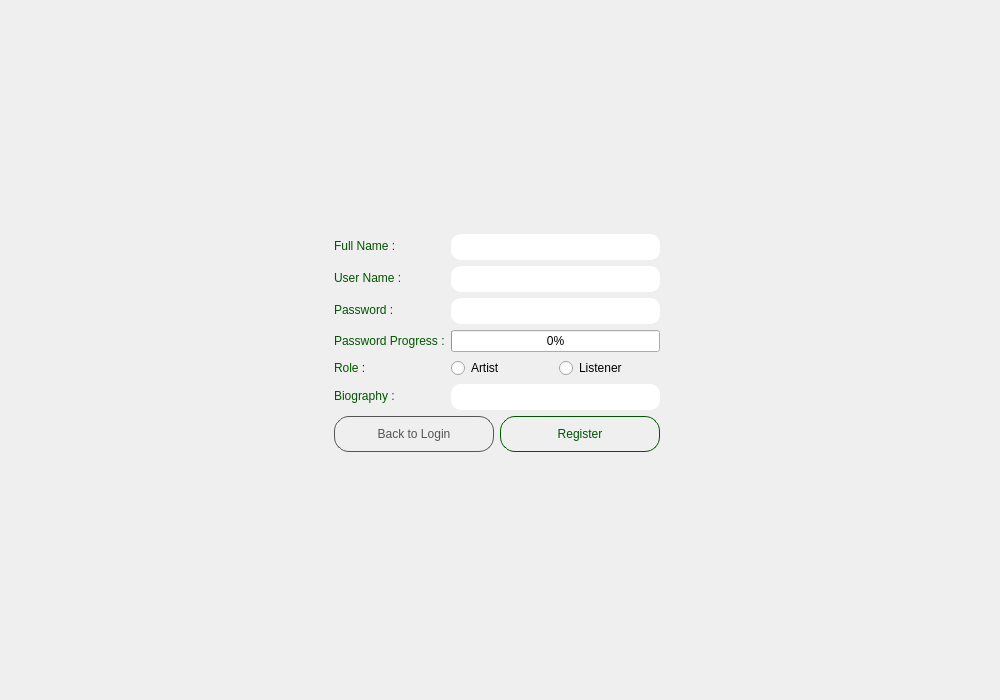
<?xml version="1.0" encoding="UTF-8"?>
<ui version="4.0">
 <class>RegisterWindow</class>
 <widget class="QMainWindow" name="RegisterWindow">
  <property name="geometry">
   <rect>
    <x>0</x>
    <y>0</y>
    <width>1000</width>
    <height>700</height>
   </rect>
  </property>
  <property name="windowTitle">
   <string>Register Window</string>
  </property>
  <property name="styleSheet">
   <string notr="true">background-image: url(:/images/background/images/background .png);
background-position: center;
</string>
  </property>
  <widget class="QWidget" name="centralwidget">
   <layout class="QGridLayout" name="gridLayout">
    <item row="1" column="0">
     <spacer name="horizontalSpacer">
      <property name="orientation">
       <enum>Qt::Orientation::Horizontal</enum>
      </property>
      <property name="sizeHint" stdset="0">
       <size>
        <width>211</width>
        <height>20</height>
       </size>
      </property>
     </spacer>
    </item>
    <item row="3" column="1">
     <spacer name="verticalSpacer">
      <property name="orientation">
       <enum>Qt::Orientation::Vertical</enum>
      </property>
      <property name="sizeHint" stdset="0">
       <size>
        <width>20</width>
        <height>40</height>
       </size>
      </property>
     </spacer>
    </item>
    <item row="1" column="2">
     <spacer name="horizontalSpacer_2">
      <property name="orientation">
       <enum>Qt::Orientation::Horizontal</enum>
      </property>
      <property name="sizeHint" stdset="0">
       <size>
        <width>210</width>
        <height>20</height>
       </size>
      </property>
     </spacer>
    </item>
    <item row="0" column="1">
     <spacer name="verticalSpacer_2">
      <property name="orientation">
       <enum>Qt::Orientation::Vertical</enum>
      </property>
      <property name="sizeHint" stdset="0">
       <size>
        <width>20</width>
        <height>40</height>
       </size>
      </property>
     </spacer>
    </item>
    <item row="0" column="2">
     <layout class="QGridLayout" name="gridLayout_2" columnstretch="5,4" rowminimumheight="0,0">
      <item row="1" column="1">
       <spacer name="verticalSpacer_3">
        <property name="orientation">
         <enum>Qt::Orientation::Vertical</enum>
        </property>
        <property name="sizeType">
         <enum>QSizePolicy::Policy::Fixed</enum>
        </property>
        <property name="sizeHint" stdset="0">
         <size>
          <width>20</width>
          <height>100</height>
         </size>
        </property>
       </spacer>
      </item>
      <item row="0" column="1">
       <widget class="QLabel" name="label">
        <property name="styleSheet">
         <string notr="true">image: url(:/images/logo/images/nweLogo.png);
background: transparent;
border: none;</string>
        </property>
        <property name="text">
         <string/>
        </property>
       </widget>
      </item>
      <item row="0" column="0">
       <spacer name="horizontalSpacer_3">
        <property name="orientation">
         <enum>Qt::Orientation::Horizontal</enum>
        </property>
        <property name="sizeType">
         <enum>QSizePolicy::Policy::Expanding</enum>
        </property>
        <property name="sizeHint" stdset="0">
         <size>
          <width>110</width>
          <height>20</height>
         </size>
        </property>
       </spacer>
      </item>
     </layout>
    </item>
    <item row="1" column="1">
     <layout class="QFormLayout" name="formLayout">
      <item row="0" column="0">
       <widget class="QLabel" name="fullNameLabel">
        <property name="styleSheet">
         <string notr="true">color: rgb(0, 85, 0);
font: 700 10pt &quot;Segoe UI&quot;;
background: transparent;</string>
        </property>
        <property name="text">
         <string>Full Name :</string>
        </property>
       </widget>
      </item>
      <item row="0" column="1">
       <widget class="QLineEdit" name="fullNameLineEdit">
        <property name="styleSheet">
         <string notr="true">background-image: url(:/images/background/images/witeBackground.png); 
border-radius: 10px;
padding: 5px;
</string>
        </property>
       </widget>
      </item>
      <item row="1" column="0">
       <widget class="QLabel" name="userNameLabel">
        <property name="styleSheet">
         <string notr="true">color: rgb(0, 85, 0);
font: 700 10pt &quot;Segoe UI&quot;;
background: transparent;</string>
        </property>
        <property name="text">
         <string>User Name :</string>
        </property>
       </widget>
      </item>
      <item row="1" column="1">
       <widget class="QLineEdit" name="userNameLineEdit">
        <property name="styleSheet">
         <string notr="true">background-image: url(:/images/background/images/witeBackground.png); 
border-radius: 10px;
padding: 5px;
</string>
        </property>
       </widget>
      </item>
      <item row="2" column="0">
       <widget class="QLabel" name="passwordLabel">
        <property name="styleSheet">
         <string notr="true">color: rgb(0, 85, 0);
font: 700 10pt &quot;Segoe UI&quot;;
background: transparent;</string>
        </property>
        <property name="text">
         <string>Password :</string>
        </property>
       </widget>
      </item>
      <item row="2" column="1">
       <widget class="QLineEdit" name="passwordLineEdit">
        <property name="styleSheet">
         <string notr="true">background-image: url(:/images/background/images/witeBackground.png); 
border-radius: 10px;
padding: 5px;
</string>
        </property>
       </widget>
      </item>
      <item row="4" column="0">
       <widget class="QLabel" name="roleLabel">
        <property name="styleSheet">
         <string notr="true">color: rgb(0, 85, 0);
font: 700 10pt &quot;Segoe UI&quot;;
background: transparent;</string>
        </property>
        <property name="text">
         <string>Role :</string>
        </property>
       </widget>
      </item>
      <item row="4" column="1">
       <layout class="QHBoxLayout" name="horizontalLayout">
        <item>
         <widget class="QRadioButton" name="artistButton">
          <property name="styleSheet">
           <string notr="true">color: rgb(0, 85, 0);
border-radius: 10px;

QRadioButton::indicator:checked {
    background: rgb(0, 85, 0);
}</string>
          </property>
          <property name="text">
           <string>Artist</string>
          </property>
         </widget>
        </item>
        <item>
         <widget class="QRadioButton" name="listenerButton">
          <property name="styleSheet">
           <string notr="true">color: rgb(0, 85, 0);
border-radius: 10px;

QRadioButton::indicator:checked {
    background: rgb(0, 85, 0);
}</string>
          </property>
          <property name="text">
           <string>Listener</string>
          </property>
         </widget>
        </item>
       </layout>
      </item>
      <item row="6" column="0">
       <widget class="QLabel" name="biographyLabel">
        <property name="styleSheet">
         <string notr="true">color: rgb(0, 85, 0);
font: 700 10pt &quot;Segoe UI&quot;;
background: transparent;</string>
        </property>
        <property name="text">
         <string>Biography :</string>
        </property>
       </widget>
      </item>
      <item row="6" column="1">
       <widget class="QLineEdit" name="biographyLineEdit">
        <property name="styleSheet">
         <string notr="true">background-image: url(:/images/background/images/witeBackground.png); 
border-radius: 10px;
padding: 5px;
</string>
        </property>
       </widget>
      </item>
      <item row="8" column="0" colspan="2">
       <widget class="QLabel" name="errorLabel">
        <property name="styleSheet">
         <string notr="true">color: rgb(216, 0, 0);
background: transparent;
border-radius: 10px;


</string>
        </property>
        <property name="text">
         <string/>
        </property>
       </widget>
      </item>
      <item row="7" column="0" colspan="2">
       <layout class="QHBoxLayout" name="horizontalLayout_5">
        <item>
         <widget class="QPushButton" name="backToLoginButton">
          <property name="styleSheet">
           <string notr="true">QPushButton {
background: transparent;
border: 1px solid rgb(84, 84, 84);
border-radius: 15px;
padding: 10px;
color: rgb(84, 84, 84);
font: 700 9pt &quot;Segoe UI&quot;;
}

QPushButton:hover {
	background-color: rgb(84, 84, 84);
	border:1px solid rgb(255, 255, 255);
	border-radius: 15px;
	padding: 10px;
	color: rgb(255, 255, 255);
	font: 700 9pt &quot;Segoe UI&quot;;
}
</string>
          </property>
          <property name="text">
           <string>Back to Login</string>
          </property>
         </widget>
        </item>
        <item>
         <widget class="QPushButton" name="registerButton">
          <property name="styleSheet">
           <string notr="true">QPushButton {
	background: transparent;
	border:1px solid rgb(0, 85, 0);
	border-radius: 15px;
	padding: 10px;
	color: rgb(0, 85, 0);
	font: 700 9pt &quot;Segoe UI&quot;;
}

QPushButton:hover {
	background-color: rgb(0, 85, 0);
	border:1px solid rgb(0, 85, 0);
	border-radius: 15px;
	padding: 10px;
	color: rgb(255, 255, 255);
	font: 700 9pt &quot;Segoe UI&quot;;
}
</string>
          </property>
          <property name="text">
           <string>Register</string>
          </property>
         </widget>
        </item>
       </layout>
      </item>
      <item row="3" column="1">
       <widget class="QProgressBar" name="progressBar">
        <property name="value">
         <number>0</number>
        </property>
       </widget>
      </item>
      <item row="3" column="0">
       <widget class="QLabel" name="label_2">
        <property name="styleSheet">
         <string notr="true">color: rgb(0, 85, 0);
font: 700 10pt &quot;Segoe UI&quot;;
background: transparent;</string>
        </property>
        <property name="text">
         <string>Password Progress :</string>
        </property>
       </widget>
      </item>
     </layout>
    </item>
   </layout>
  </widget>
 </widget>
 <resources/>
 <connections/>
</ui>
